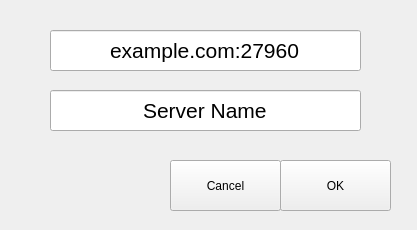
<?xml version="1.0" encoding="UTF-8"?>
<ui version="4.0">
 <class>Form</class>
 <widget class="QWidget" name="Form">
  <property name="geometry">
   <rect>
    <x>0</x>
    <y>0</y>
    <width>417</width>
    <height>230</height>
   </rect>
  </property>
  <property name="windowTitle">
   <string>Server Details</string>
  </property>
  <widget class="QLineEdit" name="serverAddress">
   <property name="geometry">
    <rect>
     <x>50</x>
     <y>30</y>
     <width>311</width>
     <height>41</height>
    </rect>
   </property>
   <property name="font">
    <font>
     <pointsize>16</pointsize>
    </font>
   </property>
   <property name="text">
    <string>example.com:27960</string>
   </property>
   <property name="alignment">
    <set>Qt::AlignCenter</set>
   </property>
  </widget>
  <widget class="QLineEdit" name="serverName">
   <property name="geometry">
    <rect>
     <x>50</x>
     <y>90</y>
     <width>311</width>
     <height>41</height>
    </rect>
   </property>
   <property name="font">
    <font>
     <pointsize>16</pointsize>
    </font>
   </property>
   <property name="text">
    <string>Server Name</string>
   </property>
   <property name="alignment">
    <set>Qt::AlignCenter</set>
   </property>
  </widget>
  <widget class="QPushButton" name="cancelButton">
   <property name="geometry">
    <rect>
     <x>170</x>
     <y>160</y>
     <width>111</width>
     <height>51</height>
    </rect>
   </property>
   <property name="text">
    <string>Cancel</string>
   </property>
  </widget>
  <widget class="QPushButton" name="okButton">
   <property name="geometry">
    <rect>
     <x>280</x>
     <y>160</y>
     <width>111</width>
     <height>51</height>
    </rect>
   </property>
   <property name="text">
    <string>OK</string>
   </property>
  </widget>
 </widget>
 <resources/>
 <connections/>
</ui>
